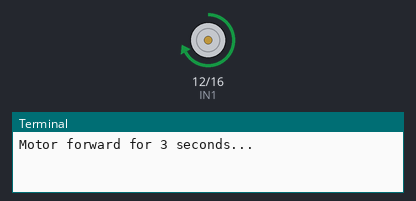
A program run on a simulated Raspberry Pi (BCM pin numbers). On the bench: motor-driver pin pairs drawn as motors (green arrow = first pin HIGH = forward, orange = second pin HIGH = backward, longer = more drive, scaled by the enable pin), the last lines printed to the terminal. At 6.0 s the program stops and its outputs stay as they are.

Above: at 0.1 s.
At 3.1 s:
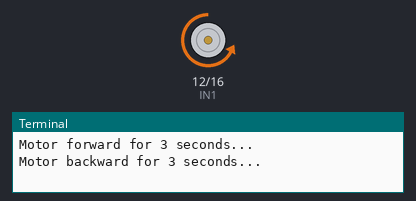
At 6.1 s:
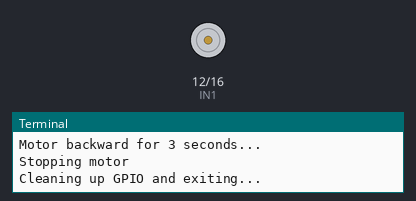
Timing chart, 0 to 7.5 s (numbered marks = the images above):
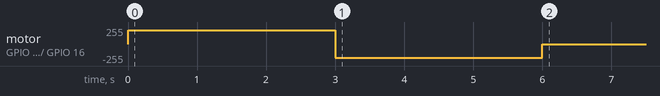

The program:

L293B.py
```python
import RPi.GPIO as GPIO
import time
import signal
import sys


IN1 = 12
IN2 = 16
EN = 21


GPIO.setmode(GPIO.BCM)
GPIO.setup(IN1, GPIO.OUT)
GPIO.setup(IN2, GPIO.OUT)
GPIO.setup(EN, GPIO.OUT)


pwm = GPIO.PWM(EN, 1000)
pwm.start(0)

def motor_forward(speed=100):
    GPIO.output(IN1, GPIO.HIGH)
    GPIO.output(IN2, GPIO.LOW)
    pwm.ChangeDutyCycle(speed)

def motor_backward(speed=100):
    GPIO.output(IN1, GPIO.LOW)
    GPIO.output(IN2, GPIO.HIGH)
    pwm.ChangeDutyCycle(speed)

def motor_stop():
    GPIO.output(IN1, GPIO.LOW)
    GPIO.output(IN2, GPIO.LOW)
    pwm.ChangeDutyCycle(0)

def cleanup_and_exit(signum=None, frame=None):
    print("Cleaning up GPIO and exiting...")
    motor_stop()
    pwm.stop()
    GPIO.cleanup()
    sys.exit(0)

signal.signal(signal.SIGTERM, cleanup_and_exit)
signal.signal(signal.SIGINT, cleanup_and_exit)

try:
    print("Motor forward for 3 seconds...")
    motor_forward(80)
    time.sleep(3)

    print("Motor backward for 3 seconds...")
    motor_backward(80)
    time.sleep(3)

    print("Stopping motor")
    motor_stop()

    cleanup_and_exit()

except Exception as e:
    print(f"Error occurred: {e}")
    cleanup_and_exit()
```

Measured:
- by itself, motor on GPIO 12 (IN1) / GPIO 16 (IN2): stopped → forward 204/255 at 0.00 s, → backward 204/255 3.0 s later, → stopped 3.0 s later
